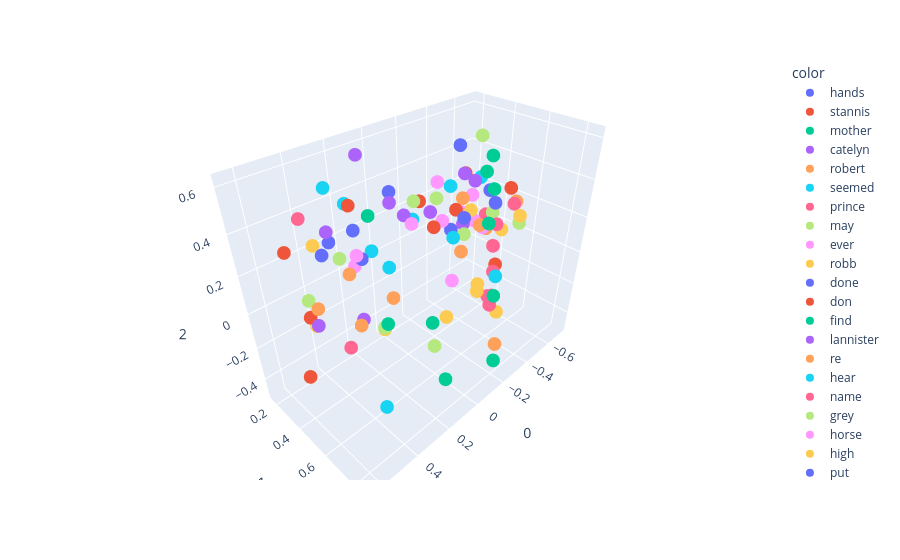

Notebook code for this chart:
### Code cell
import plotly.express as px
fig=px.scatter_3d(x[200:300],x=0,y=1,z=2,color=y[200:300])
fig.show()

### Figure 1 — Plotly figure (JSON) as saved in the notebook; plotly's stock layout.template omitted (floating-point values rounded to 4 significant figures)
{"data": [{"hovertemplate": "color=hands<br>0=%{x}<br>1=%{y}<br>2=%{z}<extra></extra>", "legendgroup": "hands", "marker": {"color": "#636efa", "symbol": "circle"}, "mode": "markers", "name": "hands", "scene": "scene", "showlegend": true, "type": "scatter3d", "x": [0.3113], "y": [0.4413], "z": [0.3894]}, {"hovertemplate": "color=stannis<br>0=%{x}<br>1=%{y}<br>2=%{z}<extra></extra>", "legendgroup": "stannis", "marker": {"color": "#EF553B", "symbol": "circle"}, "mode": "markers", "name": "stannis", "scene": "scene", "showlegend": true, "type": "scatter3d", "x": [-0.4166], "y": [0.6115], "z": [-0.0438]}, {"hovertemplate": "color=mother<br>0=%{x}<br>1=%{y}<br>2=%{z}<extra></extra>", "legendgroup": "mother", "marker": {"color": "#00cc96", "symbol": "circle"}, "mode": "markers", "name": "mother", "scene": "scene", "showlegend": true, "type": "scatter3d", "x": [-0.4753], "y": [0.5068], "z": [0.1272]}, {"hovertemplate": "color=catelyn<br>0=%{x}<br>1=%{y}<br>2=%{z}<extra></extra>", "legendgroup": "catelyn", "marker": {"color": "#ab63fa", "symbol": "circle"}, "mode": "markers", "name": "catelyn", "scene": "scene", "showlegend": true, "type": "scatter3d", "x": [-0.2363], "y": [0.3271], "z": [0.2158]}, {"hovertemplate": "color=robert<br>0=%{x}<br>1=%{y}<br>2=%{z}<extra></extra>", "legendgroup": "robert", "marker": {"color": "#FFA15A", "symbol": "circle"}, "mode": "markers", "name": "robert", "scene": "scene", "showlegend": true, "type": "scatter3d", "x": [-0.5177], "y": [0.4577], "z": [0.06098]}, {"hovertemplate": "color=seemed<br>0=%{x}<br>1=%{y}<br>2=%{z}<extra></extra>", "legendgroup": "seemed", "marker": {"color": "#19d3f3", "symbol": "circle"}, "mode": "markers", "name": "seemed", "scene": "scene", "showlegend": true, "type": "scatter3d", "x": [-0.007069], "y": [0.4449], "z": [0.3132]}, {"hovertemplate": "color=prince<br>0=%{x}<br>1=%{y}<br>2=%{z}<extra></extra>", "legendgroup": "prince", "marker": {"color": "#FF6692", "symbol": "circle"}, "mode": "markers", "name": "prince", "scene": "scene", "showlegend": true, "type": "scatter3d", "x": [-0.5631], "y": [0.4156], "z": [0.1101]}, {"hovertemplate": "color=may<br>0=%{x}<br>1=%{y}<br>2=%{z}<extra></extra>", "legendgroup": "may", "marker": {"color": "#B6E880", "symbol": "circle"}, "mode": "markers", "name": "may", "scene": "scene", "showlegend": true, "type": "scatter3d", "x": [-0.5459], "y": [0.4724], "z": [0.1504]}, {"hovertemplate": "color=ever<br>0=%{x}<br>1=%{y}<br>2=%{z}<extra></extra>", "legendgroup": "ever", "marker": {"color": "#FF97FF", "symbol": "circle"}, "mode": "markers", "name": "ever", "scene": "scene", "showlegend": true, "type": "scatter3d", "x": [-0.4648], "y": [0.4777], "z": [0.09704]}, {"hovertemplate": "color=robb<br>0=%{x}<br>1=%{y}<br>2=%{z}<extra></extra>", "legendgroup": "robb", "marker": {"color": "#FECB52", "symbol": "circle"}, "mode": "markers", "name": "robb", "scene": "scene", "showlegend": true, "type": "scatter3d", "x": [-0.3895], "y": [0.4568], "z": [0.2175]}, {"hovertemplate": "color=done<br>0=%{x}<br>1=%{y}<br>2=%{z}<extra></extra>", "legendgroup": "done", "marker": {"color": "#636efa", "symbol": "circle"}, "mode": "markers", "name": "done", "scene": "scene", "showlegend": true, "type": "scatter3d", "x": [-0.4469], "y": [0.5589], "z": [0.2742]}, {"hovertemplate": "color=don<br>0=%{x}<br>1=%{y}<br>2=%{z}<extra></extra>", "legendgroup": "don", "marker": {"color": "#EF553B", "symbol": "circle"}, "mode": "markers", "name": "don", "scene": "scene", "showlegend": true, "type": "scatter3d", "x": [-0.4465], "y": [0.3634], "z": [0.3649]}, {"hovertemplate": "color=find<br>0=%{x}<br>1=%{y}<br>2=%{z}<extra></extra>", "legendgroup": "find", "marker": {"color": "#00cc96", "symbol": "circle"}, "mode": "markers", "name": "find", "scene": "scene", "showlegend": true, "type": "scatter3d", "x": [-0.3669], "y": [0.6062], "z": [0.3907]}, {"hovertemplate": "color=lannister<br>0=%{x}<br>1=%{y}<br>2=%{z}<extra></extra>", "legendgroup": "lannister", "marker": {"color": "#ab63fa", "symbol": "circle"}, "mode": "markers", "name": "lannister", "scene": "scene", "showlegend": true, "type": "scatter3d", "x": [-0.4058], "y": [0.3953], "z": [0.1093]}, {"hovertemplate": "color=re<br>0=%{x}<br>1=%{y}<br>2=%{z}<extra></extra>", "legendgroup": "re", "marker": {"color": "#FFA15A", "symbol": "circle"}, "mode": "markers", "name": "re", "scene": "scene", "showlegend": true, "type": "scatter3d", "x": [-0.3418], "y": [0.4416], "z": [0.2942]}, {"hovertemplate": "color=hear<br>0=%{x}<br>1=%{y}<br>2=%{z}<extra></extra>", "legendgroup": "hear", "marker": {"color": "#19d3f3", "symbol": "circle"}, "mode": "markers", "name": "hear", "scene": "scene", "showlegend": true, "type": "scatter3d", "x": [-0.1609], "y": [0.5248], "z": [0.4482]}, {"hovertemplate": "color=name<br>0=%{x}<br>1=%{y}<br>2=%{z}<extra></extra>", "legendgroup": "name", "marker": {"color": "#FF6692", "symbol": "circle"}, "mode": "markers", "name": "name", "scene": "scene", "showlegend": true, "type": "scatter3d", "x": [-0.5688], "y": [0.584], "z": [0.2327]}, {"hovertemplate": "color=grey<br>0=%{x}<br>1=%{y}<br>2=%{z}<extra></extra>", "legendgroup": "grey", "marker": {"color": "#B6E880", "symbol": "circle"}, "mode": "markers", "name": "grey", "scene": "scene", "showlegend": true, "type": "scatter3d", "x": [0.4303], "y": [0.2144], "z": [-0.025]}, {"hovertemplate": "color=horse<br>0=%{x}<br>1=%{y}<br>2=%{z}<extra></extra>", "legendgroup": "horse", "marker": {"color": "#FF97FF", "symbol": "circle"}, "mode": "markers", "name": "horse", "scene": "scene", "showlegend": true, "type": "scatter3d", "x": [0.3592], "y": [0.5175], "z": [0.329]}, {"hovertemplate": "color=high<br>0=%{x}<br>1=%{y}<br>2=%{z}<extra></extra>", "legendgroup": "high", "marker": {"color": "#FECB52", "symbol": "circle"}, "mode": "markers", "name": "high", "scene": "scene", "showlegend": true, "type": "scatter3d", "x": [0.1927], "y": [0.455], "z": [-0.1955]}, {"hovertemplate": "color=put<br>0=%{x}<br>1=%{y}<br>2=%{z}<extra></extra>", "legendgroup": "put", "marker": {"color": "#636efa", "symbol": "circle"}, "mode": "markers", "name": "put", "scene": "scene", "showlegend": true, "type": "scatter3d", "x": [-0.2167], "y": [0.5231], "z": [0.6162]}, {"hovertemplate": "color=stone<br>0=%{x}<br>1=%{y}<br>2=%{z}<extra></extra>", "legendgroup": "stone", "marker": {"color": "#EF553B", "symbol": "circle"}, "mode": "markers", "name": "stone", "scene": "scene", "showlegend": true, "type": "scatter3d", "x": [0.6409], "y": [0.5142], "z": [-0.1314]}, {"hovertemplate": "color=wine<br>0=%{x}<br>1=%{y}<br>2=%{z}<extra></extra>", "legendgroup": "wine", "marker": {"color": "#00cc96", "symbol": "circle"}, "mode": "markers", "name": "wine", "scene": "scene", "showlegend": true, "type": "scatter3d", "x": [0.1109], "y": [0.2811], "z": [0.3127]}, {"hovertemplate": "color=hard<br>0=%{x}<br>1=%{y}<br>2=%{z}<extra></extra>", "legendgroup": "hard", "marker": {"color": "#ab63fa", "symbol": "circle"}, "mode": "markers", "name": "hard", "scene": "scene", "showlegend": true, "type": "scatter3d", "x": [0.3724], "y": [0.3421], "z": [0.3657]}, {"hovertemplate": "color=water<br>0=%{x}<br>1=%{y}<br>2=%{z}<extra></extra>", "legendgroup": "water", "marker": {"color": "#FFA15A", "symbol": "circle"}, "mode": "markers", "name": "water", "scene": "scene", "showlegend": true, "type": "scatter3d", "x": [0.5564], "y": [0.513], "z": [0.1754]}, {"hovertemplate": "color=upon<br>0=%{x}<br>1=%{y}<br>2=%{z}<extra></extra>", "legendgroup": "upon", "marker": {"color": "#19d3f3", "symbol": "circle"}, "mode": "markers", "name": "upon", "scene": "scene", "showlegend": true, "type": "scatter3d", "x": [0.1324], "y": [0.4367], "z": [0.1213]}, {"hovertemplate": "color=fire<br>0=%{x}<br>1=%{y}<br>2=%{z}<extra></extra>", "legendgroup": "fire", "marker": {"color": "#FF6692", "symbol": "circle"}, "mode": "markers", "name": "fire", "scene": "scene", "showlegend": true, "type": "scatter3d", "x": [0.5119], "y": [0.6376], "z": [0.02838]}, {"hovertemplate": "color=iron<br>0=%{x}<br>1=%{y}<br>2=%{z}<extra></extra>", "legendgroup": "iron", "marker": {"color": "#B6E880", "symbol": "circle"}, "mode": "markers", "name": "iron", "scene": "scene", "showlegend": true, "type": "scatter3d", "x": [0.2197], "y": [0.4885], "z": [-0.1471]}, {"hovertemplate": "color=until<br>0=%{x}<br>1=%{y}<br>2=%{z}<extra></extra>", "legendgroup": "until", "marker": {"color": "#FF97FF", "symbol": "circle"}, "mode": "markers", "name": "until", "scene": "scene", "showlegend": true, "type": "scatter3d", "x": [0.1117], "y": [0.5666], "z": [0.3894]}, {"hovertemplate": "color=these<br>0=%{x}<br>1=%{y}<br>2=%{z}<extra></extra>", "legendgroup": "these", "marker": {"color": "#FECB52", "symbol": "circle"}, "mode": "markers", "name": "these", "scene": "scene", "showlegend": true, "type": "scatter3d", "x": [-0.433], "y": [0.6343], "z": [-0.3521]}, {"hovertemplate": "color=voice<br>0=%{x}<br>1=%{y}<br>2=%{z}<extra></extra>", "legendgroup": "voice", "marker": {"color": "#636efa", "symbol": "circle"}, "mode": "markers", "name": "voice", "scene": "scene", "showlegend": true, "type": "scatter3d", "x": [-0.006384], "y": [0.2933], "z": [0.3934]}, {"hovertemplate": "color=gone<br>0=%{x}<br>1=%{y}<br>2=%{z}<extra></extra>", "legendgroup": "gone", "marker": {"color": "#EF553B", "symbol": "circle"}, "mode": "markers", "name": "gone", "scene": "scene", "showlegend": true, "type": "scatter3d", "x": [-0.0345], "y": [0.5486], "z": [0.3058]}, {"hovertemplate": "color=give<br>0=%{x}<br>1=%{y}<br>2=%{z}<extra></extra>", "legendgroup": "give", "marker": {"color": "#00cc96", "symbol": "circle"}, "mode": "markers", "name": "give", "scene": "scene", "showlegend": true, "type": "scatter3d", "x": [-0.5484], "y": [0.4468], "z": [0.4506]}, {"hovertemplate": "color=sam<br>0=%{x}<br>1=%{y}<br>2=%{z}<extra></extra>", "legendgroup": "sam", "marker": {"color": "#ab63fa", "symbol": "circle"}, "mode": "markers", "name": "sam", "scene": "scene", "showlegend": true, "type": "scatter3d", "x": [0.03805], "y": [0.3458], "z": [0.375]}, {"hovertemplate": "color=better<br>0=%{x}<br>1=%{y}<br>2=%{z}<extra></extra>", "legendgroup": "better", "marker": {"color": "#FFA15A", "symbol": "circle"}, "mode": "markers", "name": "better", "scene": "scene", "showlegend": true, "type": "scatter3d", "x": [-0.4391], "y": [0.4769], "z": [0.1205]}, {"hovertemplate": "color=seen<br>0=%{x}<br>1=%{y}<br>2=%{z}<extra></extra>", "legendgroup": "seen", "marker": {"color": "#19d3f3", "symbol": "circle"}, "mode": "markers", "name": "seen", "scene": "scene", "showlegend": true, "type": "scatter3d", "x": [-0.1243], "y": [0.5822], "z": [0.2287]}, {"hovertemplate": "color=shall<br>0=%{x}<br>1=%{y}<br>2=%{z}<extra></extra>", "legendgroup": "shall", "marker": {"color": "#FF6692", "symbol": "circle"}, "mode": "markers", "name": "shall", "scene": "scene", "showlegend": true, "type": "scatter3d", "x": [-0.5088], "y": [0.5313], "z": [0.119]}, {"hovertemplate": "color=ned<br>0=%{x}<br>1=%{y}<br>2=%{z}<extra></extra>", "legendgroup": "ned", "marker": {"color": "#B6E880", "symbol": "circle"}, "mode": "markers", "name": "ned", "scene": "scene", "showlegend": true, "type": "scatter3d", "x": [-0.282], "y": [0.3245], "z": [0.2726]}, {"hovertemplate": "color=always<br>0=%{x}<br>1=%{y}<br>2=%{z}<extra></extra>", "legendgroup": "always", "marker": {"color": "#FF97FF", "symbol": "circle"}, "mode": "markers", "name": "always", "scene": "scene", "showlegend": true, "type": "scatter3d", "x": [-0.4764], "y": [0.4107], "z": [0.1051]}, {"hovertemplate": "color=years<br>0=%{x}<br>1=%{y}<br>2=%{z}<extra></extra>", "legendgroup": "years", "marker": {"color": "#FECB52", "symbol": "circle"}, "mode": "markers", "name": "years", "scene": "scene", "showlegend": true, "type": "scatter3d", "x": [-0.2856], "y": [0.6093], "z": [-0.1449]}, {"hovertemplate": "color=between<br>0=%{x}<br>1=%{y}<br>2=%{z}<extra></extra>", "legendgroup": "between", "marker": {"color": "#636efa", "symbol": "circle"}, "mode": "markers", "name": "between", "scene": "scene", "showlegend": true, "type": "scatter3d", "x": [0.4025], "y": [0.3355], "z": [0.2649]}, {"hovertemplate": "color=dark<br>0=%{x}<br>1=%{y}<br>2=%{z}<extra></extra>", "legendgroup": "dark", "marker": {"color": "#EF553B", "symbol": "circle"}, "mode": "markers", "name": "dark", "scene": "scene", "showlegend": true, "type": "scatter3d", "x": [0.5236], "y": [0.3804], "z": [0.03184]}, {"hovertemplate": "color=place<br>0=%{x}<br>1=%{y}<br>2=%{z}<extra></extra>", "legendgroup": "place", "marker": {"color": "#00cc96", "symbol": "circle"}, "mode": "markers", "name": "place", "scene": "scene", "showlegend": true, "type": "scatter3d", "x": [-0.1754], "y": [0.7923], "z": [-0.01156]}, {"hovertemplate": "color=small<br>0=%{x}<br>1=%{y}<br>2=%{z}<extra></extra>", "legendgroup": "small", "marker": {"color": "#ab63fa", "symbol": "circle"}, "mode": "markers", "name": "small", "scene": "scene", "showlegend": true, "type": "scatter3d", "x": [0.2169], "y": [0.3271], "z": [-0.1981]}, {"hovertemplate": "color=cold<br>0=%{x}<br>1=%{y}<br>2=%{z}<extra></extra>", "legendgroup": "cold", "marker": {"color": "#FFA15A", "symbol": "circle"}, "mode": "markers", "name": "cold", "scene": "scene", "showlegend": true, "type": "scatter3d", "x": [0.3621], "y": [0.4606], "z": [0.2131]}, {"hovertemplate": "color=winterfell<br>0=%{x}<br>1=%{y}<br>2=%{z}<extra></extra>", "legendgroup": "winterfell", "marker": {"color": "#19d3f3", "symbol": "circle"}, "mode": "markers", "name": "winterfell", "scene": "scene", "showlegend": true, "type": "scatter3d", "x": [-0.321], "y": [0.6884], "z": [-0.03022]}, {"hovertemplate": "color=most<br>0=%{x}<br>1=%{y}<br>2=%{z}<extra></extra>", "legendgroup": "most", "marker": {"color": "#FF6692", "symbol": "circle"}, "mode": "markers", "name": "most", "scene": "scene", "showlegend": true, "type": "scatter3d", "x": [-0.4486], "y": [0.5555], "z": [-0.2965]}, {"hovertemplate": "color=hundred<br>0=%{x}<br>1=%{y}<br>2=%{z}<extra></extra>", "legendgroup": "hundred", "marker": {"color": "#B6E880", "symbol": "circle"}, "mode": "markers", "name": "hundred", "scene": "scene", "showlegend": true, "type": "scatter3d", "x": [-0.01443], "y": [0.5801], "z": [-0.3583]}, {"hovertemplate": "color=stood<br>0=%{x}<br>1=%{y}<br>2=%{z}<extra></extra>", "legendgroup": "stood", "marker": {"color": "#FF97FF", "symbol": "circle"}, "mode": "markers", "name": "stood", "scene": "scene", "showlegend": true, "type": "scatter3d", "x": [0.3028], "y": [0.4194], "z": [0.2036]}, {"hovertemplate": "color=end<br>0=%{x}<br>1=%{y}<br>2=%{z}<extra></extra>", "legendgroup": "end", "marker": {"color": "#FECB52", "symbol": "circle"}, "mode": "markers", "name": "end", "scene": "scene", "showlegend": true, "type": "scatter3d", "x": [-0.097], "y": [0.7576], "z": [0.07825]}, {"hovertemplate": "color=sister<br>0=%{x}<br>1=%{y}<br>2=%{z}<extra></extra>", "legendgroup": "sister", "marker": {"color": "#636efa", "symbol": "circle"}, "mode": "markers", "name": "sister", "scene": "scene", "showlegend": true, "type": "scatter3d", "x": [-0.5928], "y": [0.4103], "z": [0.2381]}, {"hovertemplate": "color=words<br>0=%{x}<br>1=%{y}<br>2=%{z}<extra></extra>", "legendgroup": "words", "marker": {"color": "#EF553B", "symbol": "circle"}, "mode": "markers", "name": "words", "scene": "scene", "showlegend": true, "type": "scatter3d", "x": [-0.274], "y": [0.4607], "z": [0.2649]}, {"hovertemplate": "color=sea<br>0=%{x}<br>1=%{y}<br>2=%{z}<extra></extra>", "legendgroup": "sea", "marker": {"color": "#00cc96", "symbol": "circle"}, "mode": "markers", "name": "sea", "scene": "scene", "showlegend": true, "type": "scatter3d", "x": [0.1458], "y": [0.8054], "z": [-0.3017]}, {"hovertemplate": "color=right<br>0=%{x}<br>1=%{y}<br>2=%{z}<extra></extra>", "legendgroup": "right", "marker": {"color": "#ab63fa", "symbol": "circle"}, "mode": "markers", "name": "right", "scene": "scene", "showlegend": true, "type": "scatter3d", "x": [0.1173], "y": [0.5271], "z": [0.4151]}, {"hovertemplate": "color=nothing<br>0=%{x}<br>1=%{y}<br>2=%{z}<extra></extra>", "legendgroup": "nothing", "marker": {"color": "#FFA15A", "symbol": "circle"}, "mode": "markers", "name": "nothing", "scene": "scene", "showlegend": true, "type": "scatter3d", "x": [-0.2331], "y": [0.5383], "z": [0.08408]}, {"hovertemplate": "color=walls<br>0=%{x}<br>1=%{y}<br>2=%{z}<extra></extra>", "legendgroup": "walls", "marker": {"color": "#19d3f3", "symbol": "circle"}, "mode": "markers", "name": "walls", "scene": "scene", "showlegend": true, "type": "scatter3d", "x": [0.4244], "y": [0.7244], "z": [-0.3215]}, {"hovertemplate": "color=fingers<br>0=%{x}<br>1=%{y}<br>2=%{z}<extra></extra>", "legendgroup": "fingers", "marker": {"color": "#FF6692", "symbol": "circle"}, "mode": "markers", "name": "fingers", "scene": "scene", "showlegend": true, "type": "scatter3d", "x": [0.4934], "y": [0.3573], "z": [0.4807]}, {"hovertemplate": "color=same<br>0=%{x}<br>1=%{y}<br>2=%{z}<extra></extra>", "legendgroup": "same", "marker": {"color": "#B6E880", "symbol": "circle"}, "mode": "markers", "name": "same", "scene": "scene", "showlegend": true, "type": "scatter3d", "x": [-0.258], "y": [0.5308], "z": [0.1677]}, {"hovertemplate": "color=house<br>0=%{x}<br>1=%{y}<br>2=%{z}<extra></extra>", "legendgroup": "house", "marker": {"color": "#FF97FF", "symbol": "circle"}, "mode": "markers", "name": "house", "scene": "scene", "showlegend": true, "type": "scatter3d", "x": [-0.3084], "y": [0.4197], "z": [-0.1897]}, {"hovertemplate": "color=cloak<br>0=%{x}<br>1=%{y}<br>2=%{z}<extra></extra>", "legendgroup": "cloak", "marker": {"color": "#FECB52", "symbol": "circle"}, "mode": "markers", "name": "cloak", "scene": "scene", "showlegend": true, "type": "scatter3d", "x": [0.4053], "y": [0.2799], "z": [0.2878]}, {"hovertemplate": "color=young<br>0=%{x}<br>1=%{y}<br>2=%{z}<extra></extra>", "legendgroup": "young", "marker": {"color": "#636efa", "symbol": "circle"}, "mode": "markers", "name": "young", "scene": "scene", "showlegend": true, "type": "scatter3d", "x": [-0.4461], "y": [0.2772], "z": [0.006831]}, {"hovertemplate": "color=beside<br>0=%{x}<br>1=%{y}<br>2=%{z}<extra></extra>", "legendgroup": "beside", "marker": {"color": "#EF553B", "symbol": "circle"}, "mode": "markers", "name": "beside", "scene": "scene", "showlegend": true, "type": "scatter3d", "x": [0.2539], "y": [0.3424], "z": [0.4407]}, {"hovertemplate": "color=does<br>0=%{x}<br>1=%{y}<br>2=%{z}<extra></extra>", "legendgroup": "does", "marker": {"color": "#00cc96", "symbol": "circle"}, "mode": "markers", "name": "does", "scene": "scene", "showlegend": true, "type": "scatter3d", "x": [-0.6266], "y": [0.355], "z": [0.3131]}, {"hovertemplate": "color=get<br>0=%{x}<br>1=%{y}<br>2=%{z}<extra></extra>", "legendgroup": "get", "marker": {"color": "#ab63fa", "symbol": "circle"}, "mode": "markers", "name": "get", "scene": "scene", "showlegend": true, "type": "scatter3d", "x": [-0.1818], "y": [0.6428], "z": [0.5056]}, {"hovertemplate": "color=seven<br>0=%{x}<br>1=%{y}<br>2=%{z}<extra></extra>", "legendgroup": "seven", "marker": {"color": "#FFA15A", "symbol": "circle"}, "mode": "markers", "name": "seven", "scene": "scene", "showlegend": true, "type": "scatter3d", "x": [-0.3581], "y": [0.6984], "z": [-0.496]}, {"hovertemplate": "color=mouth<br>0=%{x}<br>1=%{y}<br>2=%{z}<extra></extra>", "legendgroup": "mouth", "marker": {"color": "#19d3f3", "symbol": "circle"}, "mode": "markers", "name": "mouth", "scene": "scene", "showlegend": true, "type": "scatter3d", "x": [0.3413], "y": [0.3123], "z": [0.5395]}, {"hovertemplate": "color=watch<br>0=%{x}<br>1=%{y}<br>2=%{z}<extra></extra>", "legendgroup": "watch", "marker": {"color": "#FF6692", "symbol": "circle"}, "mode": "markers", "name": "watch", "scene": "scene", "showlegend": true, "type": "scatter3d", "x": [-0.3528], "y": [0.6485], "z": [-0.03825]}, {"hovertemplate": "color=door<br>0=%{x}<br>1=%{y}<br>2=%{z}<extra></extra>", "legendgroup": "door", "marker": {"color": "#B6E880", "symbol": "circle"}, "mode": "markers", "name": "door", "scene": "scene", "showlegend": true, "type": "scatter3d", "x": [0.4503], "y": [0.5368], "z": [0.3674]}, {"hovertemplate": "color=joffrey<br>0=%{x}<br>1=%{y}<br>2=%{z}<extra></extra>", "legendgroup": "joffrey", "marker": {"color": "#FF97FF", "symbol": "circle"}, "mode": "markers", "name": "joffrey", "scene": "scene", "showlegend": true, "type": "scatter3d", "x": [-0.4804], "y": [0.3867], "z": [0.2428]}, {"hovertemplate": "color=green<br>0=%{x}<br>1=%{y}<br>2=%{z}<extra></extra>", "legendgroup": "green", "marker": {"color": "#FECB52", "symbol": "circle"}, "mode": "markers", "name": "green", "scene": "scene", "showlegend": true, "type": "scatter3d", "x": [0.4144], "y": [0.2235], "z": [-0.1811]}, {"hovertemplate": "color=big<br>0=%{x}<br>1=%{y}<br>2=%{z}<extra></extra>", "legendgroup": "big", "marker": {"color": "#636efa", "symbol": "circle"}, "mode": "markers", "name": "big", "scene": "scene", "showlegend": true, "type": "scatter3d", "x": [0.2539], "y": [0.1616], "z": [0.1846]}, {"hovertemplate": "color=under<br>0=%{x}<br>1=%{y}<br>2=%{z}<extra></extra>", "legendgroup": "under", "marker": {"color": "#EF553B", "symbol": "circle"}, "mode": "markers", "name": "under", "scene": "scene", "showlegend": true, "type": "scatter3d", "x": [0.5353], "y": [0.2793], "z": [0.3132]}, {"hovertemplate": "color=few<br>0=%{x}<br>1=%{y}<br>2=%{z}<extra></extra>", "legendgroup": "few", "marker": {"color": "#00cc96", "symbol": "circle"}, "mode": "markers", "name": "few", "scene": "scene", "showlegend": true, "type": "scatter3d", "x": [0.00873], "y": [0.5881], "z": [-0.1864]}, {"hovertemplate": "color=sent<br>0=%{x}<br>1=%{y}<br>2=%{z}<extra></extra>", "legendgroup": "sent", "marker": {"color": "#ab63fa", "symbol": "circle"}, "mode": "markers", "name": "sent", "scene": "scene", "showlegend": true, "type": "scatter3d", "x": [-0.2386], "y": [0.5358], "z": [0.4854]}, {"hovertemplate": "color=perhaps<br>0=%{x}<br>1=%{y}<br>2=%{z}<extra></extra>", "legendgroup": "perhaps", "marker": {"color": "#FFA15A", "symbol": "circle"}, "mode": "markers", "name": "perhaps", "scene": "scene", "showlegend": true, "type": "scatter3d", "x": [-0.7075], "y": [0.5018], "z": [0.165]}, {"hovertemplate": "color=almost<br>0=%{x}<br>1=%{y}<br>2=%{z}<extra></extra>", "legendgroup": "almost", "marker": {"color": "#19d3f3", "symbol": "circle"}, "mode": "markers", "name": "almost", "scene": "scene", "showlegend": true, "type": "scatter3d", "x": [0.2517], "y": [0.3124], "z": [0.4373]}, {"hovertemplate": "color=such<br>0=%{x}<br>1=%{y}<br>2=%{z}<extra></extra>", "legendgroup": "such", "marker": {"color": "#FF6692", "symbol": "circle"}, "mode": "markers", "name": "such", "scene": "scene", "showlegend": true, "type": "scatter3d", "x": [-0.6255], "y": [0.4344], "z": [-0.1064]}, {"hovertemplate": "color=wanted<br>0=%{x}<br>1=%{y}<br>2=%{z}<extra></extra>", "legendgroup": "wanted", "marker": {"color": "#B6E880", "symbol": "circle"}, "mode": "markers", "name": "wanted", "scene": "scene", "showlegend": true, "type": "scatter3d", "x": [-0.4334], "y": [0.4648], "z": [0.5861]}, {"hovertemplate": "color=daughter<br>0=%{x}<br>1=%{y}<br>2=%{z}<extra></extra>", "legendgroup": "daughter", "marker": {"color": "#FF97FF", "symbol": "circle"}, "mode": "markers", "name": "daughter", "scene": "scene", "showlegend": true, "type": "scatter3d", "x": [-0.5539], "y": [0.2634], "z": [0.0657]}, {"hovertemplate": "color=true<br>0=%{x}<br>1=%{y}<br>2=%{z}<extra></extra>", "legendgroup": "true", "marker": {"color": "#FECB52", "symbol": "circle"}, "mode": "markers", "name": "true", "scene": "scene", "showlegend": true, "type": "scatter3d", "x": [-0.7149], "y": [0.4169], "z": [-0.04615]}, {"hovertemplate": "color=while<br>0=%{x}<br>1=%{y}<br>2=%{z}<extra></extra>", "legendgroup": "while", "marker": {"color": "#636efa", "symbol": "circle"}, "mode": "markers", "name": "while", "scene": "scene", "showlegend": true, "type": "scatter3d", "x": [0.2969], "y": [0.4641], "z": [0.2584]}, {"hovertemplate": "color=leave<br>0=%{x}<br>1=%{y}<br>2=%{z}<extra></extra>", "legendgroup": "leave", "marker": {"color": "#EF553B", "symbol": "circle"}, "mode": "markers", "name": "leave", "scene": "scene", "showlegend": true, "type": "scatter3d", "x": [-0.4399], "y": [0.6452], "z": [0.3847]}, {"hovertemplate": "color=city<br>0=%{x}<br>1=%{y}<br>2=%{z}<extra></extra>", "legendgroup": "city", "marker": {"color": "#00cc96", "symbol": "circle"}, "mode": "markers", "name": "city", "scene": "scene", "showlegend": true, "type": "scatter3d", "x": [-0.1248], "y": [0.8626], "z": [-0.3362]}, {"hovertemplate": "color=wind<br>0=%{x}<br>1=%{y}<br>2=%{z}<extra></extra>", "legendgroup": "wind", "marker": {"color": "#ab63fa", "symbol": "circle"}, "mode": "markers", "name": "wind", "scene": "scene", "showlegend": true, "type": "scatter3d", "x": [0.5713], "y": [0.5234], "z": [0.1065]}, {"hovertemplate": "color=light<br>0=%{x}<br>1=%{y}<br>2=%{z}<extra></extra>", "legendgroup": "light", "marker": {"color": "#FFA15A", "symbol": "circle"}, "mode": "markers", "name": "light", "scene": "scene", "showlegend": true, "type": "scatter3d", "x": [0.4076], "y": [0.5738], "z": [0.03717]}, {"hovertemplate": "color=arms<br>0=%{x}<br>1=%{y}<br>2=%{z}<extra></extra>", "legendgroup": "arms", "marker": {"color": "#19d3f3", "symbol": "circle"}, "mode": "markers", "name": "arms", "scene": "scene", "showlegend": true, "type": "scatter3d", "x": [0.1928], "y": [0.3969], "z": [0.2175]}, {"hovertemplate": "color=children<br>0=%{x}<br>1=%{y}<br>2=%{z}<extra></extra>", "legendgroup": "children", "marker": {"color": "#FF6692", "symbol": "circle"}, "mode": "markers", "name": "children", "scene": "scene", "showlegend": true, "type": "scatter3d", "x": [-0.3616], "y": [0.6375], "z": [-0.2602]}, {"hovertemplate": "color=herself<br>0=%{x}<br>1=%{y}<br>2=%{z}<extra></extra>", "legendgroup": "herself", "marker": {"color": "#B6E880", "symbol": "circle"}, "mode": "markers", "name": "herself", "scene": "scene", "showlegend": true, "type": "scatter3d", "x": [-0.06985], "y": [0.3863], "z": [0.3577]}, {"hovertemplate": "color=sweet<br>0=%{x}<br>1=%{y}<br>2=%{z}<extra></extra>", "legendgroup": "sweet", "marker": {"color": "#FF97FF", "symbol": "circle"}, "mode": "markers", "name": "sweet", "scene": "scene", "showlegend": true, "type": "scatter3d", "x": [-0.423], "y": [0.1937], "z": [0.268]}, {"hovertemplate": "color=others<br>0=%{x}<br>1=%{y}<br>2=%{z}<extra></extra>", "legendgroup": "others", "marker": {"color": "#FECB52", "symbol": "circle"}, "mode": "markers", "name": "others", "scene": "scene", "showlegend": true, "type": "scatter3d", "x": [-0.02472], "y": [0.6455], "z": [-0.1351]}, {"hovertemplate": "color=lost<br>0=%{x}<br>1=%{y}<br>2=%{z}<extra></extra>", "legendgroup": "lost", "marker": {"color": "#636efa", "symbol": "circle"}, "mode": "markers", "name": "lost", "scene": "scene", "showlegend": true, "type": "scatter3d", "x": [-0.2588], "y": [0.5269], "z": [0.2536]}, {"hovertemplate": "color=theon<br>0=%{x}<br>1=%{y}<br>2=%{z}<extra></extra>", "legendgroup": "theon", "marker": {"color": "#EF553B", "symbol": "circle"}, "mode": "markers", "name": "theon", "scene": "scene", "showlegend": true, "type": "scatter3d", "x": [-0.2001], "y": [0.2875], "z": [0.273]}, {"hovertemplate": "color=each<br>0=%{x}<br>1=%{y}<br>2=%{z}<extra></extra>", "legendgroup": "each", "marker": {"color": "#00cc96", "symbol": "circle"}, "mode": "markers", "name": "each", "scene": "scene", "showlegend": true, "type": "scatter3d", "x": [0.252], "y": [0.5536], "z": [-0.06417]}, {"hovertemplate": "color=felt<br>0=%{x}<br>1=%{y}<br>2=%{z}<extra></extra>", "legendgroup": "felt", "marker": {"color": "#ab63fa", "symbol": "circle"}, "mode": "markers", "name": "felt", "scene": "scene", "showlegend": true, "type": "scatter3d", "x": [0.158], "y": [0.2911], "z": [0.6151]}, {"hovertemplate": "color=side<br>0=%{x}<br>1=%{y}<br>2=%{z}<extra></extra>", "legendgroup": "side", "marker": {"color": "#FFA15A", "symbol": "circle"}, "mode": "markers", "name": "side", "scene": "scene", "showlegend": true, "type": "scatter3d", "x": [0.3173], "y": [0.676], "z": [0.1865]}, {"hovertemplate": "color=yes<br>0=%{x}<br>1=%{y}<br>2=%{z}<extra></extra>", "legendgroup": "yes", "marker": {"color": "#19d3f3", "symbol": "circle"}, "mode": "markers", "name": "yes", "scene": "scene", "showlegend": true, "type": "scatter3d", "x": [-0.7009], "y": [0.2583], "z": [0.226]}, {"hovertemplate": "color=brothers<br>0=%{x}<br>1=%{y}<br>2=%{z}<extra></extra>", "legendgroup": "brothers", "marker": {"color": "#FF6692", "symbol": "circle"}, "mode": "markers", "name": "brothers", "scene": "scene", "showlegend": true, "type": "scatter3d", "x": [-0.3049], "y": [0.6882], "z": [-0.1394]}, {"hovertemplate": "color=best<br>0=%{x}<br>1=%{y}<br>2=%{z}<extra></extra>", "legendgroup": "best", "marker": {"color": "#B6E880", "symbol": "circle"}, "mode": "markers", "name": "best", "scene": "scene", "showlegend": true, "type": "scatter3d", "x": [-0.5237], "y": [0.6546], "z": [0.1707]}, {"hovertemplate": "color=very<br>0=%{x}<br>1=%{y}<br>2=%{z}<extra></extra>", "legendgroup": "very", "marker": {"color": "#FF97FF", "symbol": "circle"}, "mode": "markers", "name": "very", "scene": "scene", "showlegend": true, "type": "scatter3d", "x": [-0.3363], "y": [0.3153], "z": [0.1214]}, {"hovertemplate": "color=die<br>0=%{x}<br>1=%{y}<br>2=%{z}<extra></extra>", "legendgroup": "die", "marker": {"color": "#FECB52", "symbol": "circle"}, "mode": "markers", "name": "die", "scene": "scene", "showlegend": true, "type": "scatter3d", "x": [-0.4696], "y": [0.6903], "z": [0.2462]}], "layout": {"legend": {"title": {"text": "color"}, "tracegroupgap": 0}, "margin": {"t": 60}, "scene": {"domain": {"x": [0, 1], "y": [0, 1]}, "xaxis": {"title": {"text": "0"}}, "yaxis": {"title": {"text": "1"}}, "zaxis": {"title": {"text": "2"}}}}}
